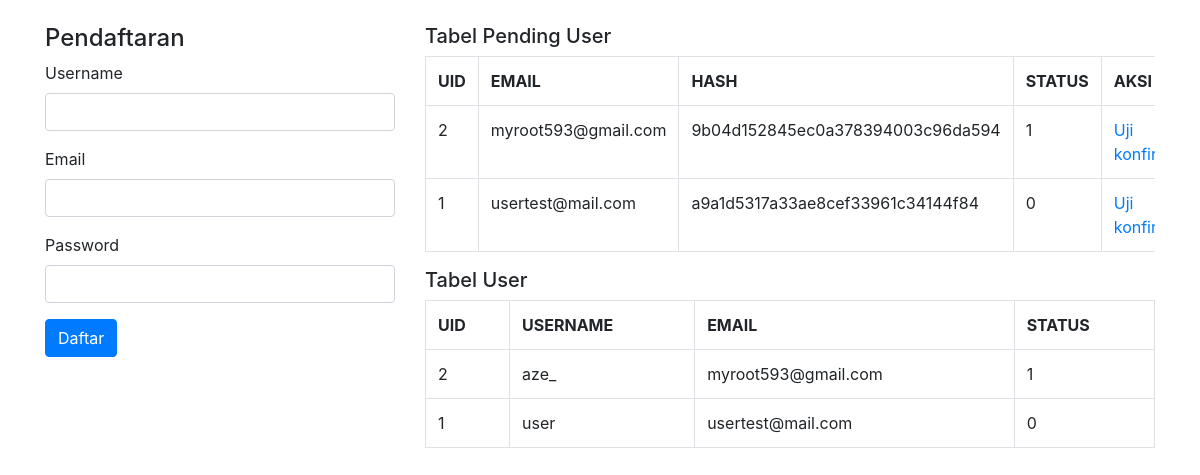
The page / on the database its author committed.
### tables this page shows
CREATE TABLE `field_pending_user` (
  `uid` int(10) UNSIGNED NOT NULL COMMENT 'user id',
  `email` varchar(254) NOT NULL COMMENT 'email user pending',
  `hash` varchar(32) NOT NULL COMMENT 'hash for verification',
  `pending_status` tinyint(1) NOT NULL DEFAULT 0 COMMENT 'status pengaktifkan akun'
);

CREATE TABLE `field_user` (
  `uid` int(10) UNSIGNED NOT NULL COMMENT 'user id pengguna',
  `username` varchar(60) NOT NULL COMMENT 'username pengguna',
  `email` varchar(254) DEFAULT NULL COMMENT 'email pengguna',
  `pass` varchar(255) NOT NULL COMMENT 'password',
  `status` tinyint(4) NOT NULL DEFAULT 0 COMMENT '1 user aktif 0 user blokir'
);

### db.php (called while the page is built, shortened)
<?php
class Database
{
	private $host="localhost";
	private $user="root";
	private $pass="";
	private $db="konfirmasi";
	public function __construct()
	{
		$this->koneksi = new mysqli($this->host, $this->user, $this->pass, $this->db);
		return $this->koneksi;
	}
}

### function.php (called while the page is built, shortened)
<?php
class crud extends Database
{
	public function showPending_user($table)
	{
		$sql="SELECT * FROM $table ORDER by uid desc";
		$stmt=$this->koneksi->query($sql);
		return $stmt;
	}
}

### index.php (the view, shortened to what this page needs)
<?php
require_once('db.php');
require_once('function.php');
$obj = new crud;
?>
<!DOCTYPE html>
<html>
<head>
	<link href="../assets/bootstrap/css/bootstrap.min.css" rel="stylesheet" type="text/css">
</head>
<body>
<div class="container">
	<div class="row">
		<div class="col-md-4 mt-4">
			<h4>Pendaftaran</h4>
			<form action="<?=$_SERVER['PHP_SELF'];?>" method="post">
				<div class="form-group">
					<label>Username</label>
					<input type="text" class="form-control" name="username" required="">
				</div>
				<div class="form-group">
					<label>Email</label>
					<input type="text" class="form-control" name="email" required="">
				</div>
					<div class="form-group">
					<label>Password</label>
					<input type="text" class="form-control" name="pass" required="">
				</div>
				<button type="submit" class="btn btn-md btn-primary">Daftar</button>
			</form>
		</div>
		<div class="col-md-8 mt-4">
			<h5>Tabel Pending User</h5>
			<div class="table-responsive">
			<table class="table table-bordered">
				<tr>
					<th>UID</th>
					<th>EMAIL</th>
					<th>HASH</th>
					<th>STATUS</th>
					<th>AKSI</th>
				</tr>
					<?php
						$user = $obj->showPending_user('field_pending_user');
						if($user->num_rows>0)
						{
							while ($row=$user->fetch_array()) {
								echo'
								<tr>
								<td>'.$row['uid'].'</td>
								<td>'.$row['email'].'</td>
								<td>'.$row['hash'].'</td>
								<td>'.$row['pending_status'].'</td>
								<td>
									<a href="test_konfirmasi.php?email='.$row['email'].'&hash='.$row['hash'].'">Uji konfirmasi</a>
								</td>
								</tr>
								';
							}
						}
						else
						{
							echo '<tr><td colspan=4>Belum terdapat data</td></tr>';
						}
					?>
			</table>
			</div>
			<h5>Tabel User</h5>
			<div class="table-responsive">
			<table class="table table-bordered">
				<tr>
					<th>UID</th>
					<th>USERNAME</th>
					<th>EMAIL</th>
					<th>STATUS</th>
				</tr>
					<?php
						$user = $obj->showPending_user('field_user');
						if($user->num_rows>0)
						{
							while ($row=$user->fetch_array()) {
								echo'
								<tr>
								<td>'.$row['uid'].'</td>
								<td>'.$row['username'].'</td>
								<td>'.$row['email'].'</td>
								<td>'.$row['status'].'</td>
								</tr>
								';
							}
						}
						else
						{
							echo '<tr><td colspan=4>Belum terdapat data</td></tr>';
						}
					?>
			</table>
			</div>
		</div>
	</div>
</div>
</body>
</html>

### rows shown on the page
field_pending_user: uid "2", email "myroot593@gmail.com", hash "9b04d152845ec0a378394003c96da594", pending_status "1"
field_pending_user: uid "1", email "usertest@mail.com", hash "a9a1d5317a33ae8cef33961c34144f84", pending_status "0"
field_user: uid "2", username "aze_", email "myroot593@gmail.com", status "1"
field_user: uid "1", username "user", email "usertest@mail.com", status "0"
